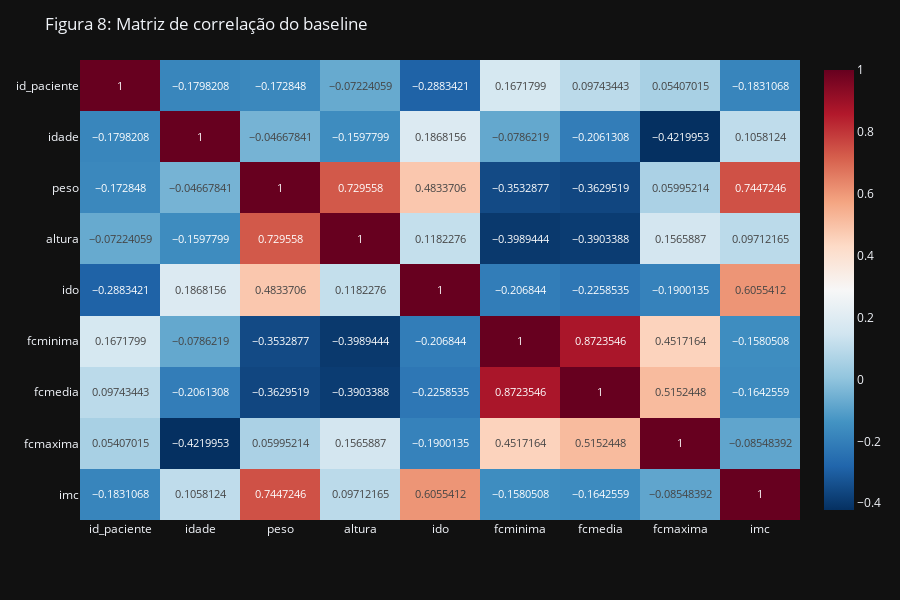

Notebook code for this chart:
### Code cell
pd.options.plotting.backend = "plotly"

corr = df_baseline.corr(method='pearson')
fig = px.imshow(corr, text_auto=True, color_continuous_scale='RdBu_r', aspect="auto")
fig.update_layout(
    title = "Figura 8: Matriz de correlação do baseline",
    dragmode = "zoom",
    hovermode = "x",
    barmode = "group",
    height = 600,
    # legend = dict(traceorder="reversed"),
    template = "plotly_dark",
)

fig.show()
fig.write_image("../reports/figures/corr_mat_baseline.png")

### Figure 1 — Plotly figure (JSON) as saved in the notebook; plotly's stock layout.template omitted (floating-point values rounded to 4 significant figures)
{"data": [{"coloraxis": "coloraxis", "hovertemplate": "x: %{x}<br>y: %{y}<br>color: %{z}<extra></extra>", "name": "0", "texttemplate": "%{z}", "type": "heatmap", "x": ["id_paciente", "idade", "peso", "altura", "ido", "fcminima", "fcmedia", "fcmaxima", "imc"], "xaxis": "x", "y": ["id_paciente", "idade", "peso", "altura", "ido", "fcminima", "fcmedia", "fcmaxima", "imc"], "yaxis": "y", "z": [[1, -0.1798, -0.1728, -0.07224, -0.2883, 0.1672, 0.09743, 0.05407, -0.1831], [-0.1798, 1, -0.04668, -0.1598, 0.1868, -0.07862, -0.2061, -0.422, 0.1058], [-0.1728, -0.04668, 1, 0.7296, 0.4834, -0.3533, -0.363, 0.05995, 0.7447], [-0.07224, -0.1598, 0.7296, 1, 0.1182, -0.3989, -0.3903, 0.1566, 0.09712], [-0.2883, 0.1868, 0.4834, 0.1182, 1, -0.2068, -0.2259, -0.19, 0.6055], [0.1672, -0.07862, -0.3533, -0.3989, -0.2068, 1, 0.8724, 0.4517, -0.1581], [0.09743, -0.2061, -0.363, -0.3903, -0.2259, 0.8724, 1, 0.5152, -0.1643], [0.05407, -0.422, 0.05995, 0.1566, -0.19, 0.4517, 0.5152, 1, -0.08548], [-0.1831, 0.1058, 0.7447, 0.09712, 0.6055, -0.1581, -0.1643, -0.08548, 1]]}], "layout": {"barmode": "group", "coloraxis": {"colorscale": [[0, "rgb(5,48,97)"], [0.1, "rgb(33,102,172)"], [0.2, "rgb(67,147,195)"], [0.3, "rgb(146,197,222)"], [0.4, "rgb(209,229,240)"], [0.5, "rgb(247,247,247)"], [0.6, "rgb(253,219,199)"], [0.7, "rgb(244,165,130)"], [0.8, "rgb(214,96,77)"], [0.9, "rgb(178,24,43)"], [1, "rgb(103,0,31)"]]}, "dragmode": "zoom", "height": 600, "hovermode": "x", "margin": {"t": 60}, "title": {"text": "Figura 8: Matriz de correlação do baseline"}, "xaxis": {"anchor": "y", "domain": [0, 1]}, "yaxis": {"anchor": "x", "autorange": "reversed", "domain": [0, 1]}}}
